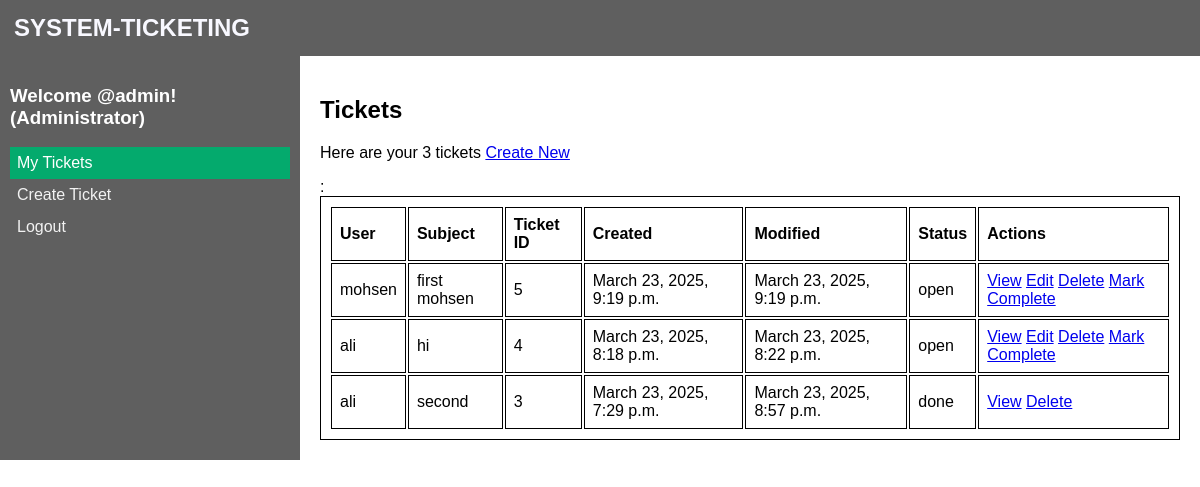
The app's page / (signed in) with its own data.
### tickets/models.py (models this page shows, shortened)
class Ticket(models.Model):
    STATUS = ('open', 'Open'), ('complete', 'Complete'), ('done', 'Done'), ('abandoned', 'Abandoned')
    ticketId    = models.AutoField(primary_key=True)
    subject     = models.CharField(max_length=200)
    description = models.TextField(null=True, blank=True)
    file        = models.FileField(upload_to='uploads/', null=True, blank=True)
    status      = models.CharField(max_length=50, default='Open', choices=STATUS)
    createdAt   = models.DateTimeField(auto_now_add=True)
    updatedAt   = models.DateTimeField(auto_now=True)
    user        = models.ForeignKey('auth.User', null=False, on_delete=models.CASCADE)
    comment     = models.TextField(null=True, blank=True)
    class Meta:
        ordering = ['-createdAt', '-updatedAt']

### tickets/views.py (the view)
# urls.py: 2. Add a URL to urlpatterns:  path('', views.home, name='home')
def home(request):
    user = request.user
    if user.is_authenticated:
        if user.is_superuser:
            tickets = Ticket.objects.all()
            tickets_count = tickets.count()
        else:
            tickets = user.ticket_set.all()
            tickets_count = tickets.count()
    else:
        tickets = ()
        tickets_count = 0
    context = {'user': user,
               'tickets': tickets,
               'tickets_count': tickets_count
               }
    return render(request, 'tickets/home.html', context)

### tickets/templates/tickets/home.html (shortened to what this page needs)
{% extends 'main.html' %}
{% block content %}
<div class="home-container">
    <div class="sidebar">
        {% if user.is_authenticated %}
            <h3>Welcome @{{ user.username }}!
            {% if user.is_superuser %}
                (Administrator)
            {% else %}
                (User)
            {% endif %}
            </h3>
        {% endif %}
        <a href="/tickets" class="active">My Tickets</a>
        <a href="/craete_tickets">Create Ticket</a>
        {% if user.is_authenticated %}
        <a href="/logout" >Logout</a>
        {% endif %}
    </div>
    {% if user.is_authenticated %}
    <div class="content">
        <h2>Tickets</h2>
        <p>
            Here are your {{ tickets_count }} tickets
            <a href="/craete_tickets">Create New</a>
        </p>
        {% if user.is_superuser %}:
        <table>
            <tr>
                <th>User</th>
                <th>Subject</th>
                <th>Ticket ID</th>
                <th>Created</th>
                <th>Modified</th>
                <th>Status</th>
                <th>Actions</th>
            </tr>
            {% for ticket in tickets %}
                <tr>
                    <td>{{ ticket.user }}</td>
                    <td>{{ ticket.subject }}</td>
                    <td>{{ ticket.ticketId }}</td>
                    <td>{{ ticket.createdAt }}</td>
                    <td>{{ ticket.updatedAt }}</td>
                    <td>{{ ticket.status }}</td>
                    <td>
                        {% if ticket.status == 'open' %}
                            <a href="{% url 'view_ticket' ticket.ticketId %}">View</a>
                            <a href="{% url 'edit_ticket' ticket.ticketId %}">Edit</a>
                            <a href="{% url 'delete_ticket' ticket.ticketId %}">Delete</a>
                            <a href="{% url 'complete_ticket' ticket.ticketId %}">Mark Complete</a>
                        {% elif ticket.status == 'complete' %}
                            <a href="{% url 'view_ticket' ticket.ticketId %}">View</a>
                            <a href="{% url 'delete_ticket' ticket.ticketId %}">Delete</a>
                            <a href="{% url 'close_ticket' ticket.ticketId %}">Mark Done</a>
                        {% else %}
                            <a href="{% url 'view_ticket' ticket.ticketId %}">View</a>
                            <a href="{% url 'delete_ticket' ticket.ticketId %}">Delete</a>
                        {% endif %}
                    </td>
                </tr>
            {% endfor %}
        </table>
        {% endif %}
    </div>
    {% else %}
        <h2>Please login to view your tickets</h2>
    {% endif %}
</div>
{% endblock %}

### templates/main.html (shortened to what this page needs)
<!DOCTYPE html>
<html>
<head>
</head>
<body>
    {% include 'navbar.html' %}
    {% block content %}
    {% endblock %}
</body>
</html>

### templates/navbar.html (shortened to what this page needs)
<nav class="navbar">
    <a href="/">
        <h1 style="color: ghostwhite;">SYSTEM-TICKETING</h1>
    </a>
</nav>

### templates/main.html (style rules this page uses)
body { font-family: Arial, sans-serif; margin: 0; padding: 0; }
table, th, td { border:1px solid black; text-align: left; table-layout: auto; padding: 8px; }
.home-container { display: grid; grid-template-columns: 1fr 3fr; }
.sidebar { background-color: rgb(95, 95, 95); color: white; padding: 10px; }
.sidebar a { display: block; color: #f2f2f2; text-align: left; padding: 7px 7px; text-decoration: none; }
.sidebar a.active { background-color: #04AA6D; color: white; }
.navbar { background-color: rgb(95, 95, 95); overflow: hidden; }
.navbar a { float: left; display: block; color: #f2f2f2; text-align: left; padding: 14px 14px; text-decoration: none; }
.navbar h1 { margin: 0; padding: 0; }
.content { padding: 20px; }

### records on screen
Ticket: user "mohsen", subject "first mohsen", ticketId "5", createdAt "March 23, 2025, 9:19 p.m.", updatedAt "March 23, 2025, 9:19 p.m.", status "open", shows "View"
Ticket: user "ali", subject "hi", ticketId "4", createdAt "March 23, 2025, 8:18 p.m.", updatedAt "March 23, 2025, 8:22 p.m.", status "open", shows "View"
Ticket: user "ali", subject "second", ticketId "3", createdAt "March 23, 2025, 7:29 p.m.", updatedAt "March 23, 2025, 8:57 p.m.", status "done", shows "View"

### other values on screen
{{ user.username }} "admin"
{{ tickets_count }} "3"
